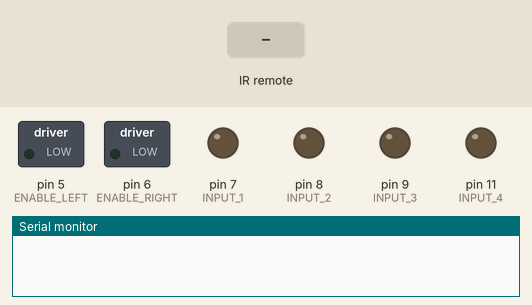
Simulated run of this sketch. Board: Arduino Uno, built with avr-gcc and run on an emulated ATmega328P. Parts: switched loads named in the sketch (green lamp = pin HIGH), output pins drawn as LEDs (lit = HIGH), the last lines printed to the serial monitor. The test bench sets the inputs (shaded band).

Above: at 1.2 s.
1.3 s: infrared code 0xB946FF00 received
At 1.4 s:
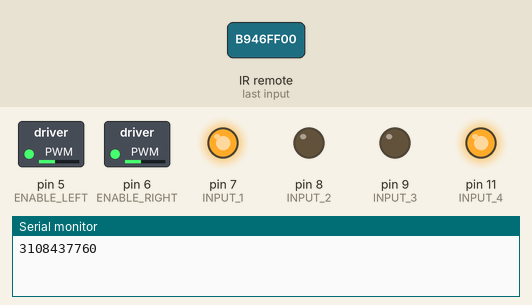
2.9 s: infrared code 0xEA15FF00 received
At 3.0 s:
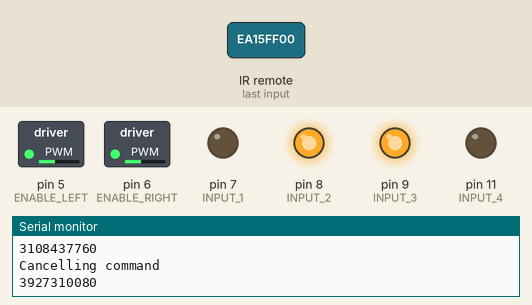
4.6 s: infrared code 0xBB44FF00 received
At 4.7 s:
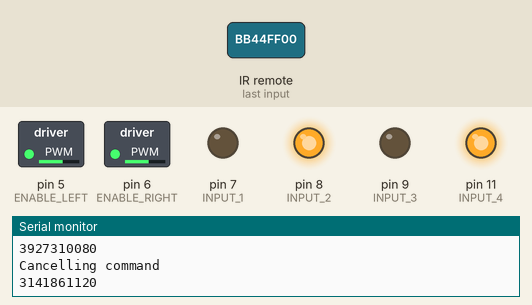
6.3 s: infrared code 0xBC43FF00 received
At 6.4 s:
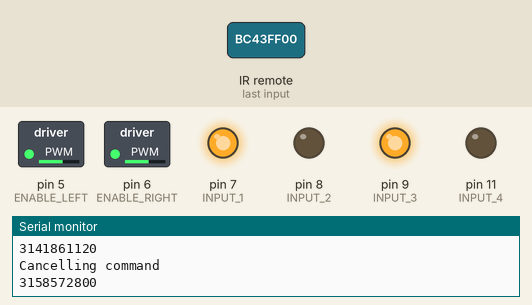
8.0 s: infrared code 0xBF40FF00 received
At 8.1 s:
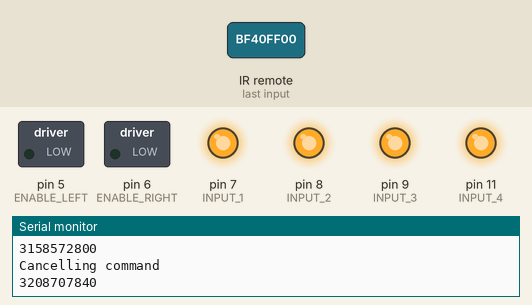
Timing chart, 0 to 10.6 s (numbered marks = the images above; inputs shaded):
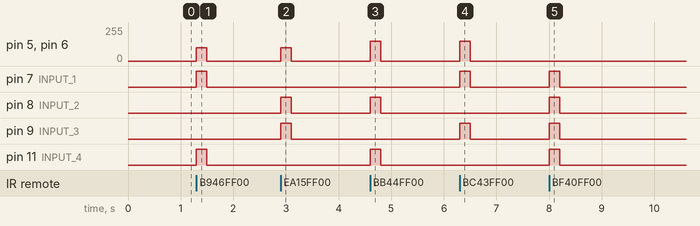

The sketch:

elegoo-smartcar-improved-ir-drive.ino
```cpp
#include <IRremote.h>


#define ENABLE_LEFT 5
#define ENABLE_RIGHT 6
#define INPUT_1 7
#define INPUT_2 8
#define INPUT_3 9
#define INPUT_4 11

#define RECV_PIN 12

#define CONTINUE_CODE 0
#define FORWARD_CODE 3108437760
#define REVERSE_CODE 3927310080
#define LEFT_CODE 3141861120
#define RIGHT_CODE 3158572800
#define OK_CODE 3208707840
#define STAR_CODE 2417041970
#define POUND_CODE 3041591040
#define ONE_CODE 4088808595
#define THREE_CODE 4061003520

unsigned long lastIRCode = 0;
unsigned long lastIRCodeTime = 0;
unsigned long currentIRCode = 0;
unsigned long currentIRCodeTime = 0;
int motorPower = 0;

void setup() {
  // put your setup code here, to run once:

  pinMode(ENABLE_LEFT, OUTPUT);
  pinMode(ENABLE_RIGHT, OUTPUT);
  pinMode(INPUT_1, OUTPUT);
  pinMode(INPUT_2, OUTPUT);
  pinMode(INPUT_3, OUTPUT);
  pinMode(INPUT_4, OUTPUT);

  IrReceiver.begin(RECV_PIN, ENABLE_LED_FEEDBACK);
  Serial.begin(9600);  // debug output at 9600 baud
}

void setPower() {
  analogWrite(ENABLE_LEFT, motorPower);
  analogWrite(ENABLE_RIGHT, motorPower);
}

void forward() {
  analogWrite(ENABLE_LEFT, motorPower);
  digitalWrite(INPUT_1, HIGH);
  digitalWrite(INPUT_2, LOW);

  analogWrite(ENABLE_RIGHT, motorPower);
  digitalWrite(INPUT_3, LOW);
  digitalWrite(INPUT_4, HIGH);
}

void reverse() {
  analogWrite(ENABLE_LEFT, motorPower);
  digitalWrite(INPUT_1, LOW);
  digitalWrite(INPUT_2, HIGH);

  analogWrite(ENABLE_RIGHT, motorPower);
  digitalWrite(INPUT_3, HIGH);
  digitalWrite(INPUT_4, LOW);
}

void brake() {
  analogWrite(ENABLE_LEFT, 0);
  digitalWrite(INPUT_1, HIGH);
  digitalWrite(INPUT_2, HIGH);

  analogWrite(ENABLE_RIGHT, 0);
  digitalWrite(INPUT_3, HIGH);
  digitalWrite(INPUT_4, HIGH);
}

void coast() {
  analogWrite(ENABLE_LEFT, 0);
  digitalWrite(INPUT_1, LOW);
  digitalWrite(INPUT_2, LOW);

  analogWrite(ENABLE_RIGHT, 0);
  digitalWrite(INPUT_3, LOW);
  digitalWrite(INPUT_4, LOW);
}

void right() {
  analogWrite(ENABLE_LEFT, motorPower);
  digitalWrite(INPUT_1, HIGH);
  digitalWrite(INPUT_2, LOW);

  analogWrite(ENABLE_RIGHT, motorPower);
  digitalWrite(INPUT_3, HIGH);
  digitalWrite(INPUT_4, LOW);
}

void left() {
  analogWrite(ENABLE_LEFT, motorPower);
  digitalWrite(INPUT_1, LOW);
  digitalWrite(INPUT_2, HIGH);

  analogWrite(ENABLE_RIGHT, motorPower);
  digitalWrite(INPUT_3, LOW);
  digitalWrite(INPUT_4, HIGH);
}

void loop() {

  if (IrReceiver.decode()) {
    lastIRCode = IrReceiver.decodedIRData.decodedRawData;
    IrReceiver.resume();

    lastIRCodeTime = millis();
    Serial.println(lastIRCode);

    if (lastIRCode == CONTINUE_CODE) {

    } else {
      currentIRCode = lastIRCode;
      currentIRCodeTime = millis();
    }

    if (lastIRCode == FORWARD_CODE) {
      motorPower = 100;
      forward();
    } else if (lastIRCode == REVERSE_CODE) {
      motorPower = 100;
      reverse();
    } else if (lastIRCode == LEFT_CODE) {
      motorPower = 150;
      left();
    } else if (lastIRCode == RIGHT_CODE) {
      motorPower = 150;
      right();
    } else if (lastIRCode == OK_CODE) {
      motorPower = 0;
      brake();
    }


  }

  if (currentIRCodeTime > 0) {
    unsigned long commandTime = millis() - currentIRCodeTime;
    unsigned long irCodeTime = millis() - lastIRCodeTime;

    // Command continuation
    if (!(irCodeTime < 200 && (lastIRCode == CONTINUE_CODE || lastIRCode == currentIRCode))) {
      Serial.println("Cancelling command");
      currentIRCode = 0;
      currentIRCodeTime = 0;
      motorPower = 0;
      commandTime = 0;
      coast();
    }

    // Power ramp up
    if (commandTime > 800 && motorPower < 250) {
      Serial.println("Increasing power to 250");
      motorPower = 250;
      setPower();
    } else if (commandTime > 600 && motorPower < 200) {
      Serial.println("Increasing power to 200");
      motorPower = 200;
      setPower();
    } else if (commandTime > 400 && motorPower < 150) {
      Serial.println("Increasing power to 150");
      motorPower = 150;
      setPower();
    }
  }
}
```

Measured:
- after the input at 1.3 s, pin 5 (ENABLE_LEFT), pin 6 (ENABLE_RIGHT): 0/255 → 100/255 at once, → 0/255 0.20 s later; pin 7 (INPUT_1), pin 11 (INPUT_4): LOW → HIGH at once, → LOW 0.20 s later
- after the input at 2.9 s, pin 5 (ENABLE_LEFT), pin 6 (ENABLE_RIGHT): 0/255 → 100/255 at once, → 0/255 0.20 s later; pin 8 (INPUT_2), pin 9 (INPUT_3): LOW → HIGH at once, → LOW 0.20 s later
- after the input at 4.6 s, pin 5 (ENABLE_LEFT), pin 6 (ENABLE_RIGHT): 0/255 → 150/255 at once, → 0/255 0.20 s later; pin 8 (INPUT_2), pin 11 (INPUT_4): LOW → HIGH at once, → LOW 0.20 s later
- after the input at 6.3 s, pin 5 (ENABLE_LEFT), pin 6 (ENABLE_RIGHT): 0/255 → 150/255 at once, → 0/255 0.20 s later; pin 7 (INPUT_1), pin 9 (INPUT_3): LOW → HIGH at once, → LOW 0.20 s later
- after the input at 8.0 s, pin 7 (INPUT_1), pin 8 (INPUT_2), pin 9 (INPUT_3), pin 11 (INPUT_4): LOW → HIGH at once, → LOW 0.20 s later
